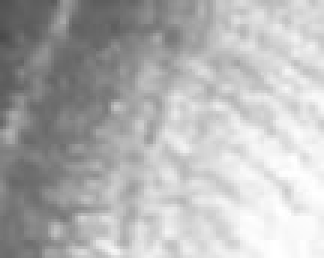
#> input picture PR and ROC Test/fish_a.jpg, 108 x 86 px (shown 3 times larger)
$ python loggauss.py
#> lines starting #> are read from the running program, lines starting #| are printed output that depends on the picture
import numpy as np
from PIL import Image
import matplotlib.pyplot as plt
import math

# read image1
img1 = np.array(Image.open("fish_a.jpg").convert('L'), 'f')
p1mean = img1.mean()
#> p1mean = 179.1
p1var = img1.var()
#> p1var = 2268.8

# read image2
img2 = np.array(Image.open("fish_b.jpg").convert('L'), 'f')
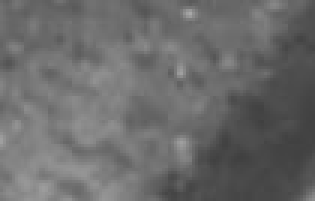
#> input picture PR and ROC Test/fish_b.jpg, 105 x 67 px (shown 3 times larger)
p2mean = img2.mean()
#> p2mean = 106.4
p2var = img2.var()
#> p2var = 446.4

# prefix
mu1 = math.log(p1mean)-math.log(p1var/(p1mean*p1mean)+1)/2
#> mu1 = 5.15
sigma1 = math.sqrt(math.log(p1var/(p1mean*p1mean)+1))
#> sigma1 = 0.261

mu2 = math.log(p2mean)-math.log(p2var/(p2mean*p2mean)+1)/2
#> mu2 = 4.65
sigma2 = math.sqrt(math.log(p2var/(p2mean*p2mean)+1))
#> sigma2 = 0.197

# general model
np.random.seed(0)
n1 = np.random.normal(mu1, sigma1, 5000)
#> n1 = 5000 values, max 6.15 at index 3118, min 4.18 at index 3752, mean 5.15
n2 = np.random.normal(mu2, sigma2, 1000)
#> n2 = 1000 values, max 5.21 at index 656, min 4.1 at index 473, mean 4.64
plt.hist(n1, bins=200, color='blue')
plt.hist(n2, bins=200, color='red')
plt.title("Log Gaussian distribution")
plt.show()
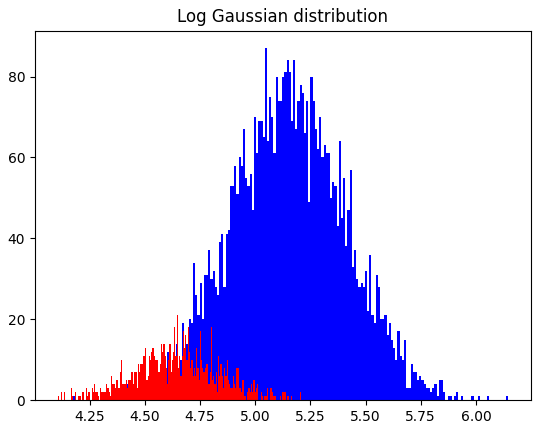
#> figure drawn by matplotlib, 1 panel; tallest bar 87 high, from x = 5.04 to 5.05; tallest bar 21 high, from x = 4.64 to 4.65

p = []
r = []
tpr = []
fpr = []
bep = 0
t = 0
# calculate

for i in np.arange(4.0, 6.0, 0.01):
    fp = 0
    fn = 0
    tp = 0
    tn = 0
    for c in n1:
        if(c < i):
            fn += 1
        else:
            tp += 1
    for c in n2:
        if(c < i):
            tn += 1
        else:
            fp += 1
    p.append(tp/(tp+fp))
    r.append(tp/(tp+fn))
    if abs(p[t]-r[t]) < 0.01:
        bep = p[t]
    tpr.append(tp/(tp+fn))
    fpr.append(fp/(fp+tn))
    t += 1

plt.plot(p, r)
st = "PR BEP="+str(bep)
plt.title(st)
plt.show()
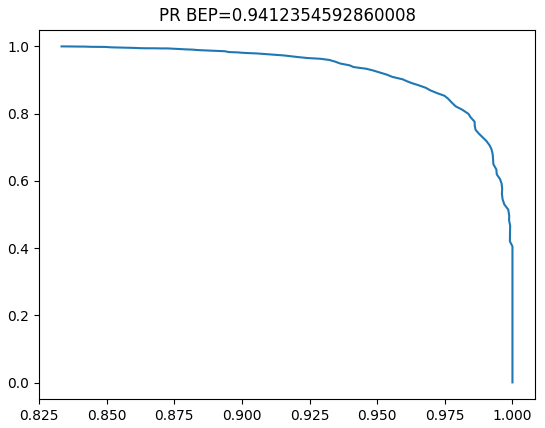
#> figure drawn by matplotlib, 1 panel

plt.plot(fpr, tpr)
plt.title("ROC")
plt.show()
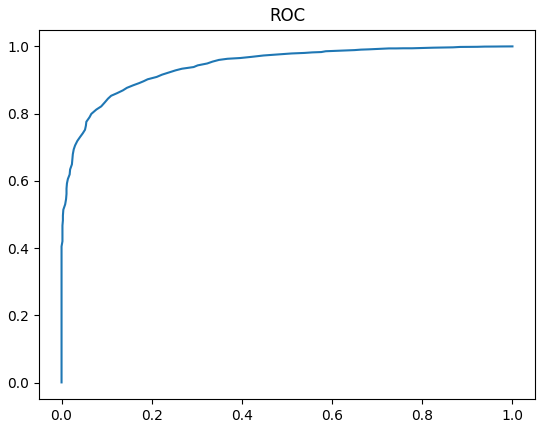
#> figure drawn by matplotlib, 1 panel
